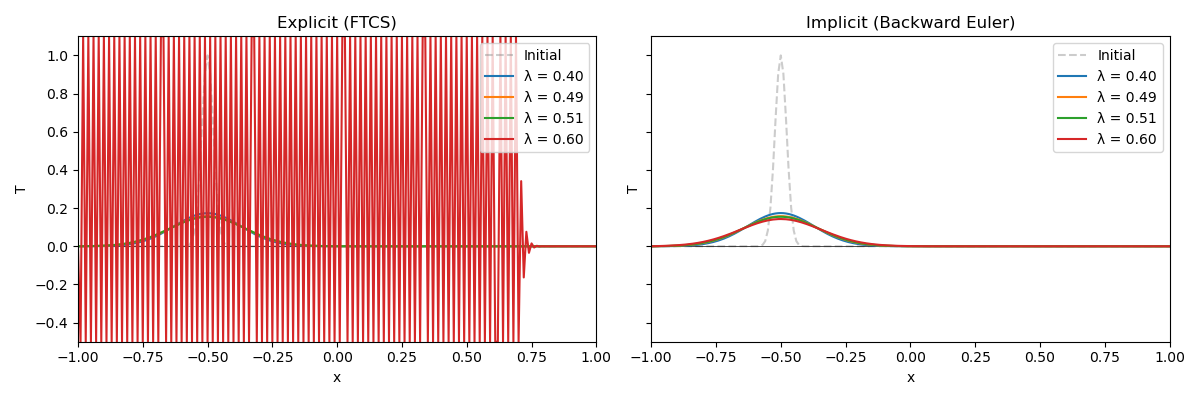

Python code for this plot:
import numpy as np
import matplotlib.pyplot as plt
from scipy.linalg import solve_banded

N = 201
dx = 1 / 200
x = np.linspace(-1, 1, N)
T_0 = np.exp(-(x + 0.5)**2 / 0.001)

def solve_explicit(T_init, l, n_steps):
    T = T_init.copy()
    for _ in range(n_steps):
        T_new = T.copy()
        T_new[1:-1] = T[1:-1] + l * (T[2:] - 2*T[1:-1] + T[:-2])
        T_new[0] = 0
        T_new[-1] = 0
        T = T_new
    return T

def build_tridiag(n, r):
    ab = np.zeros((3, n))
    ab[0, 1:]  = -r
    ab[1, :]   =  1 + 2*r
    ab[2, :-1] = -r
    return ab

def solve_implicit(T_init, l, n_steps):
    T = T_init.copy()
    n_int = len(T) - 2  # interior nodes
    ab = build_tridiag(n_int, l)
    for _ in range(n_steps):
        b = T[1:-1].copy()
        b[0]  += l * T[0]
        b[-1] += l * T[-1]
        T[1:-1] = solve_banded((1, 1), ab, b)
        T[0] = 0
        T[-1] = 0
    return T

n_steps = N

lambdas = [0.4, 0.49, 0.51, 0.6]
fig, axes = plt.subplots(1, 2, figsize=(12, 4), sharey=True)
for ax, label in zip(axes, ['Explicit (FTCS)', 'Implicit (Backward Euler)']):
    ax.set_xlim(-1, 1)
    ax.set_ylim(-0.5, 1.1)
    ax.set_xlabel('x')
    ax.set_ylabel('T')
    ax.set_title(label)
    ax.plot(x, T_0, '--', color='gray', alpha=0.4, label='Initial')
    ax.axhline(0, color='black', linewidth=0.5)

for l in lambdas:
    T_exp = solve_explicit(T_0, l, n_steps)
    T_exp_plot = np.clip(T_exp, -0.5, 1.1)
    T_imp = solve_implicit(T_0, l, n_steps)
    axes[0].plot(x, T_exp_plot, label=f'λ = {l:.2f}')
    axes[1].plot(x, T_imp, label=f'λ = {l:.2f}')

axes[0].legend()
axes[1].legend()
plt.tight_layout()
plt.savefig('scratch.png')
print("Done")
